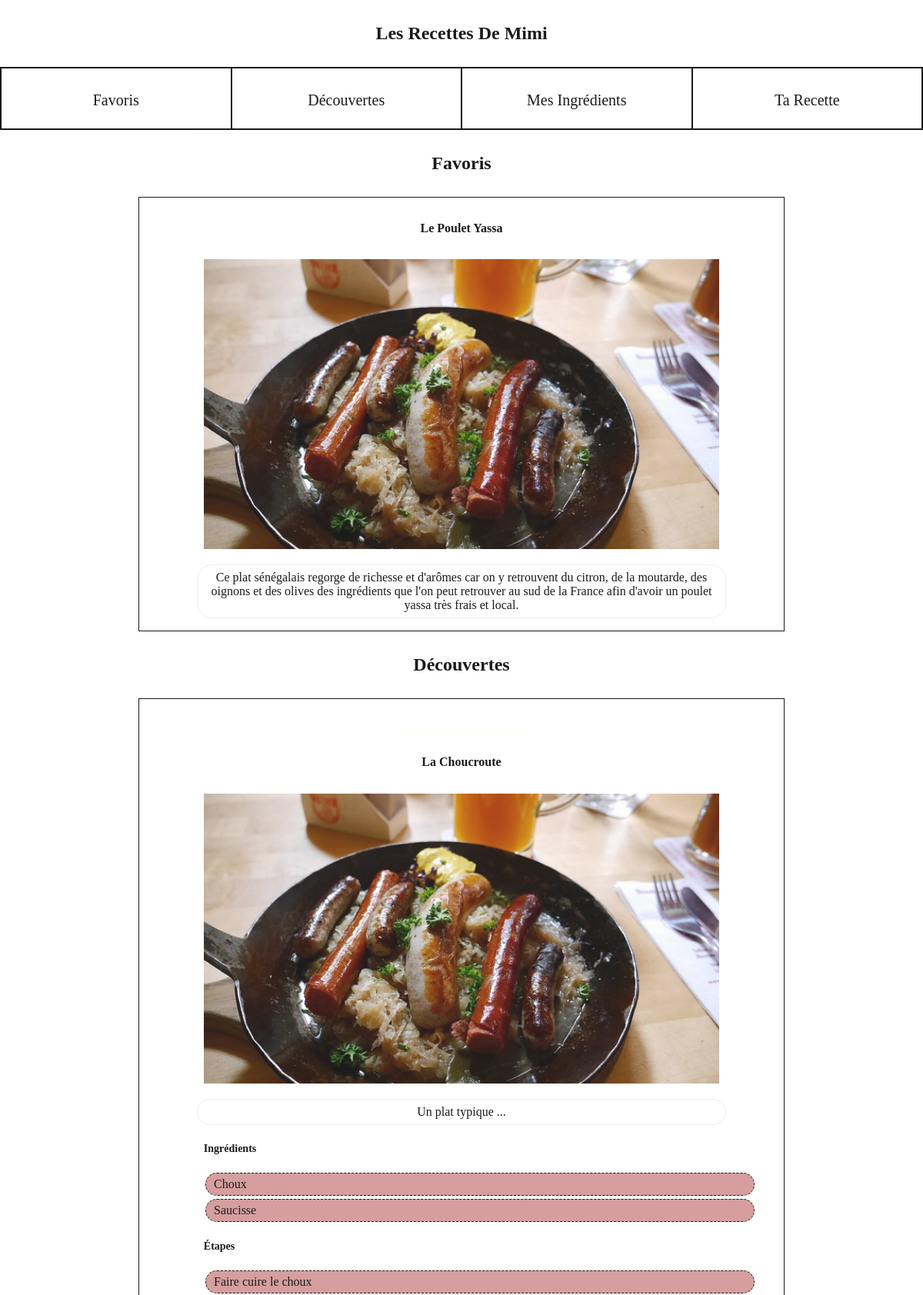
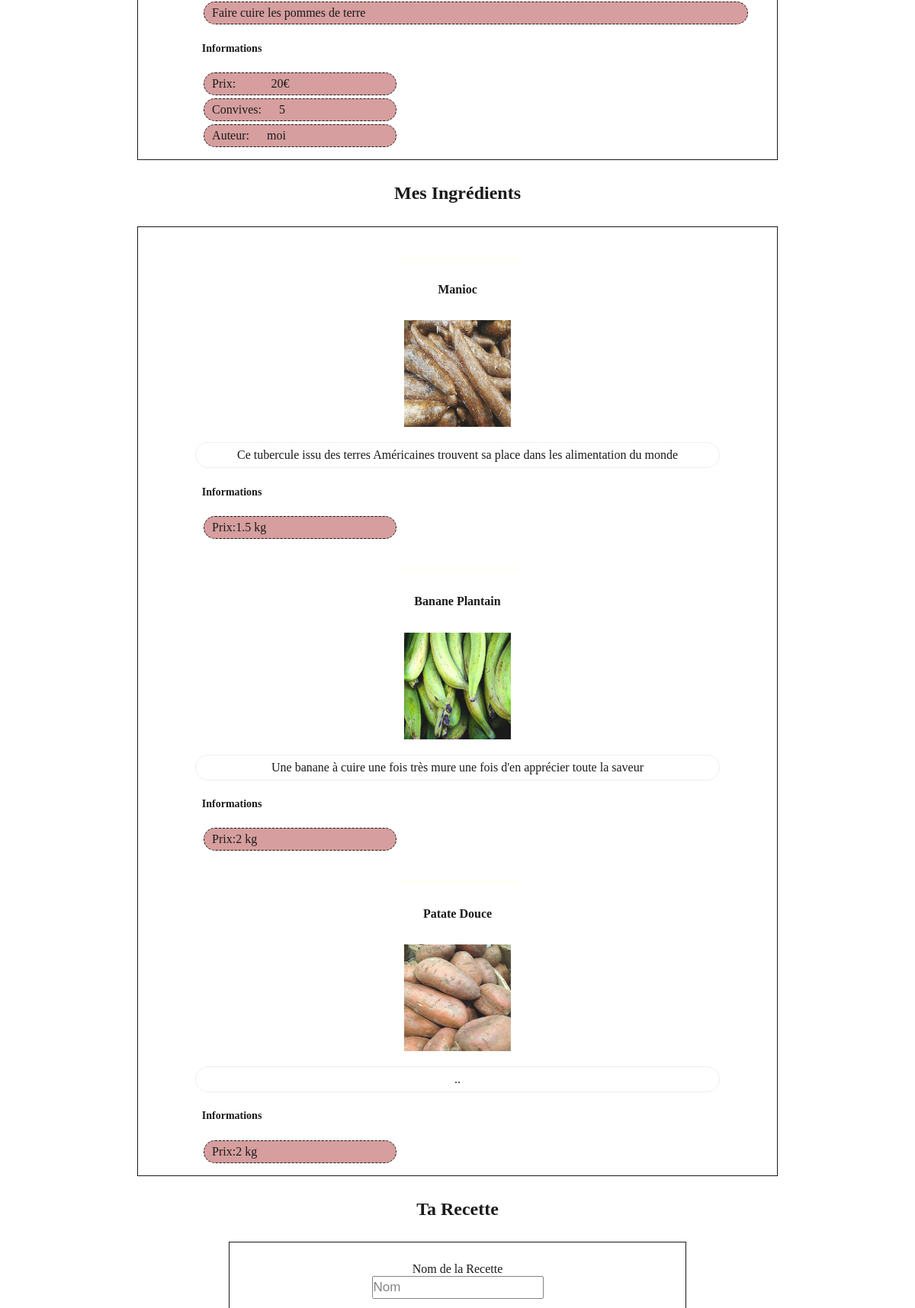
The page / (upper part) on the database its author committed (2 pictures, top to bottom).
### tables this page shows
CREATE TABLE Recette (
				id INTEGER PRIMARY KEY AUTOINCREMENT ,
				name VARCHAR(30) NOT NULL,
				ingredients VARCHAR(200) NOT NULL,
				description TEXT,
				preparation TEXT,
				image VARCHAR(30),
				price int,
				nbr_people int,
				author VARCHAR(50),
				CONSTRAINT CHK_IMG CHECK(image LIKE '%.jpg')
			);

CREATE TABLE Ingredients (
				id INTEGER PRIMARY KEY AUTOINCREMENT ,
				name VARCHAR(30) NOT NULL,
				image VARCHAR(30),
				description TEXT,
				price real,
				type VARCHAR(30),
				CONSTRAINT CHK_type CHECK(type = 'kg' OR type = 'piece')
			);

### db_usage.php (the view, shortened to what this page needs)
<?php
function display_recipe($row) {
	$Output = "<aside><div></div>";
	$name = "<h4>".$row['name']."</h4>";
	$ingredients = explode(",",$row['ingredients']);
	$out_ingredients = "<h5>Ingrédients</h5>\n<ul>";
	foreach($ingredients as $ingre) {
		$out_ingredients .= "<li>".$ingre."</li>";
	}
	$out_ingredients .= "</ul>";
	$img = "<img src=\"imgs/".$row['image']."\">";
	$descro = "<p>".$row["description"]."</p>";
	$etapes = explode(",",$row['preparation']);
	$out_etapes = "<h5>Étapes</h5>\n<ul>";
	foreach($etapes as $step) {
		$out_etapes .= "<li>".$step."</li>";
	}
	$out_etapes .= "</ul>";
	$details = "<ul class=\"details\">";
	$details .= "<li>Prix:<span style=\"margin-left:20%;\">".$row['price']."</span></li>";
	$details .= "<li>Convives:<span style=\"margin-left:10%;\">".$row['nbr_people']."</span></li>";
	$details .= "<li>Auteur:<span style=\"margin-left:10%;\">".$row['author']."</span></li>";
	$details .= "</ul>";
	$Output .= "$name\n$img\n$descro\n$out_ingredients\n$out_etapes
		<h5>Informations</h5>$details";
	$Output .= "</aside>";
	return $Output;
}
function display_ingredient($row) {
	$Output = "<aside><div></div>";
	$name = "<h4>".$row['name']."</h4>";
	$img = "<img src=\"imgs/".$row['image']."\">";
	$descro = "<p>".$row["description"]."</p>";
	$details = "<ul class=\"details\">";
	$details .= "<li>Prix:".$row['price']. " ".$row['type']."</li>";
	$details .= "</ul>";
	$Output .= "$name\n$img\n$descro\n<h5>Informations</h5>$details";
	$Output .= "</aside>";
	return $Output;
}
function display_all_recipes() {
	try {
		$bdd = new PDO('sqlite:' . dirname(__FILE__) . '/database.db');
		$sql = "SELECT * from Recette";
		foreach ($bdd->query($sql) as $row) {
			echo display_recipe($row);
		}
	}
	catch(PDOEXCEPTION $e){
		var_dump($e->getMessage());
	}
}
function display_all_ingredients() {
	try {
		$bdd = new PDO('sqlite:' . dirname(__FILE__) . '/database.db');
		$sql = "SELECT * from Ingredients";
		foreach ($bdd->query($sql) as $row) {
			echo display_ingredient($row);
		}
	}
	catch(PDOEXCEPTION $e){
		var_dump($e->getMessage());
	}
}
?>

### index.php (shortened to what this page needs)
<!DOCTYPE html>
<?php require 'db_usage.php'; ?>
<html lang="fr">
<head>
    <link href="style.css" rel="stylesheet"/>
	<link rel="stylesheet"
          href="https://cdnjs.cloudflare.com/ajax/libs/font-awesome/4.7.0/css/font-awesome.min.css">
</head>
<body>
	<header id="H">
        <h2>Les Recettes de Mimi</h2>
        <nav>
			<a href="#HA1">Favoris</a>
			<a href="#HA2">Découvertes</a>
			<a href="#HA3">Mes Ingrédients</a>
			<a href="#HA4">Ta Recette</a>
        </nav>
	</header>
	<section>
        <h2 id="HA1">Favoris</h2>
        <article id="A1">
            <div class="container">
				<aside>
					<h4>Le poulet Yassa</h4>
					<img src="imgs/choucroute.jpg">
					<p>
						Ce plat sénégalais regorge de richesse et d'arômes
						car on y retrouvent du citron, de la moutarde, des oignons et des olives
						des ingrédients que l'on peut retrouver au sud de la France
						afin d'avoir un poulet yassa très frais et local.
					</p>
            	</aside>
			</div>
        </article>
        <h2 id="HA2">Découvertes</h2>
        <article id="A2">
			<div class="container">
                <?php display_all_recipes();?>
			</div>
        </article>
		<h2 id="HA3">Mes Ingrédients</h2>
		<article id="A3">
            <div class="container">
                <?php display_all_ingredients(); ?>
            </div>
        </article>
    </section>
	<h2 id="HA4">Ta Recette</h2>
    <form name="submitrecette" id="A4" method="POST" enctype="multipart/form-data">
        <fieldset>
			<div id="Nom">
                <div>
                    <label for="name">Nom de la Recette</label>
                    <input name="name" id="name" type="text" placeholder="Nom"
                           aria-labelledby="name" value="" >
                </div>
            </div>
		</fieldset>
	</form>
</body>
</html>

### style.css (style rules this page uses)
html { background-color: white; opacity:0.9; }
* { box-sizing:border-box; color:black; }
body { margin : auto; height : auto; }
header { margin : auto; }
h2, h3, h4 { text-transform: capitalize; text-align: center; padding-top : 10px; padding-bottom : 10px; font-family:"Merriweather"; }
h5 { text-transform: capitalize; width: 90%; text-align: left; margin-left: 10%; font-size:14px; font-weight:700; }
nav { display:flex; flex-direction:row; border:solid; border-width:0.2px; }
nav > a { width: 25%; height:80px; border:solid; border-width:0.2px; padding-top:30px; padding-bottom:30px; text-align:center; font-size:20px; text-decoration:none; }
section { border-width:0.0px; text-align:center; }
article { width:50%; margin-left:auto; margin-right:auto; border:solid; border-width:0.1px; }
aside { width:100%; height:100px; text-align:center; display:block; margin-left:auto; margin-right:auto; height:auto; }
aside > div { width:20%; display:block; margin-left:auto; margin-right:auto; margin-top:40px; border:solid; border-color: ivory; border-width:1px; }
aside > ul { width: 90%; margin-left:5.5%; list-style-type: none; }
aside > ul > li { background-color: rgb(165, 42, 42,0.5); text-align:left; border:solid; border-style:dashed; border-radius: 20px; border-width: 0.15px; margin: 4px 0px 4px 0px; padding: 5px 10px 5px 10px; }
aside > ul.details { width: 35%; }
aside > p { width:82%; display:block; margin-left:auto; margin-right:auto; border:solid; border-style:groove; border-radius: 20px; border-width: 1px; padding: 7px 10px 7px 10px; }
#A1 img, #A2 img { width: 80%; height: 80%; }
#A3 img { width:140px; height:140px; }
form { width:50%; border:solid; text-align:center; border-width:0.2px; display:block; margin-left:auto; margin-right:auto; height:auto; }
fieldset { border-width: 0.0px; }
form div > div { margin-top:10px; margin-bottom:10px; display:flex; align-items:center; }
div > label { margin-left:40px; margin-right:50px; float:left; width:35%; text-align:right; }
input, textarea, select { color:black; font-size: 17px; padding: 3px 0px 3px 0px; }
a { color:inherit; z-index:auto; }
@media screen and (max-width:1800px) { article { width:50%; } }
@media screen and (max-width:1500px) { article { width:60%; } }
@media screen and (max-width:1200px) { article { width:70%; } }
@media screen and (max-width:1200px) { form div { width:100%; margin-top:10px; margin-bottom:10px; display:flex; flex-direction:column; } }
@media screen and (max-width:1200px) { div label { float:none; margin-left:0px; margin-right:0px; width:auto; } }

### rows shown on the page
recette: name "La Choucroute", image (picture), description "Un plat typique ...", ingredients "Choux", ingredients "Saucisse", preparation "Faire cuire le choux", preparation "Faire cuire les pommes de terre", price "20€", nbr_people "5", author "moi"
ingredients: name "Manioc", image (picture), description "Ce tubercule issu des terres Américaines trouvent sa place dans les alimentation du monde", price "1.5", type "kg"
ingredients: name "Banane Plantain", image (picture), description "Une banane à cuire une fois très mure une fois d'en apprécier toute la saveur", price "2", type "kg"
ingredients: name "Patate Douce", image (picture), description "..", price "2", type "kg"
